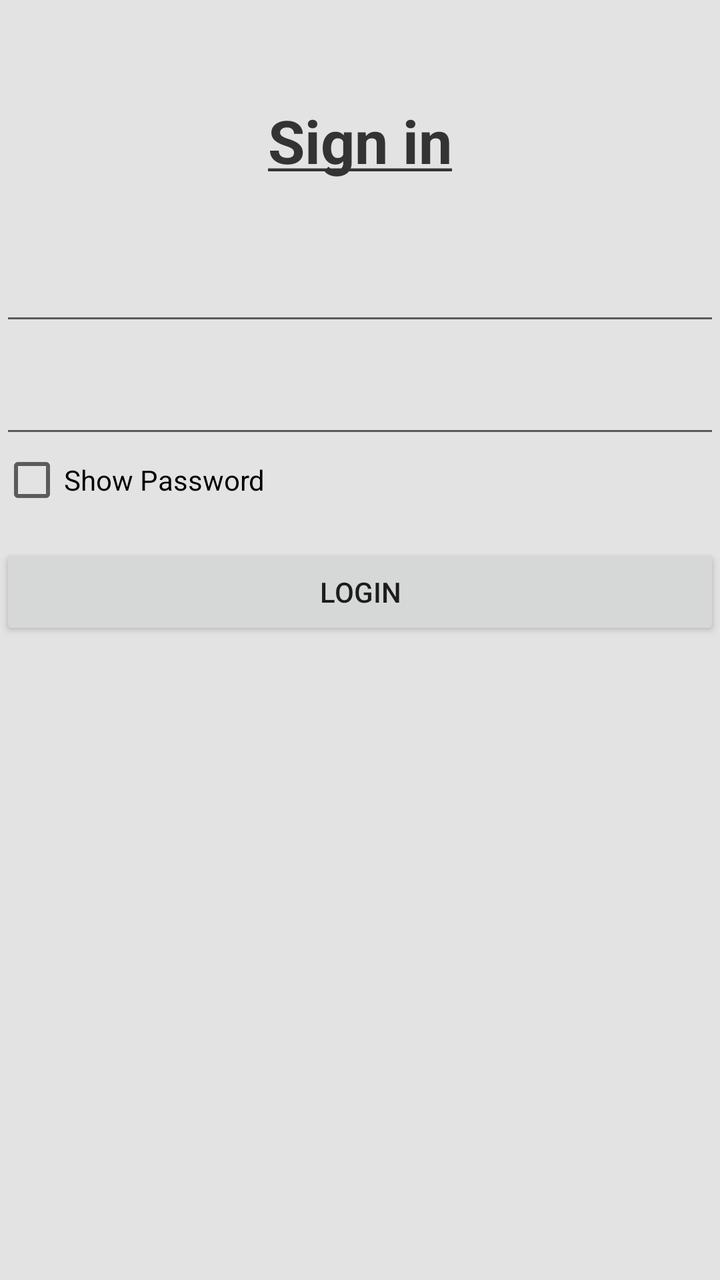
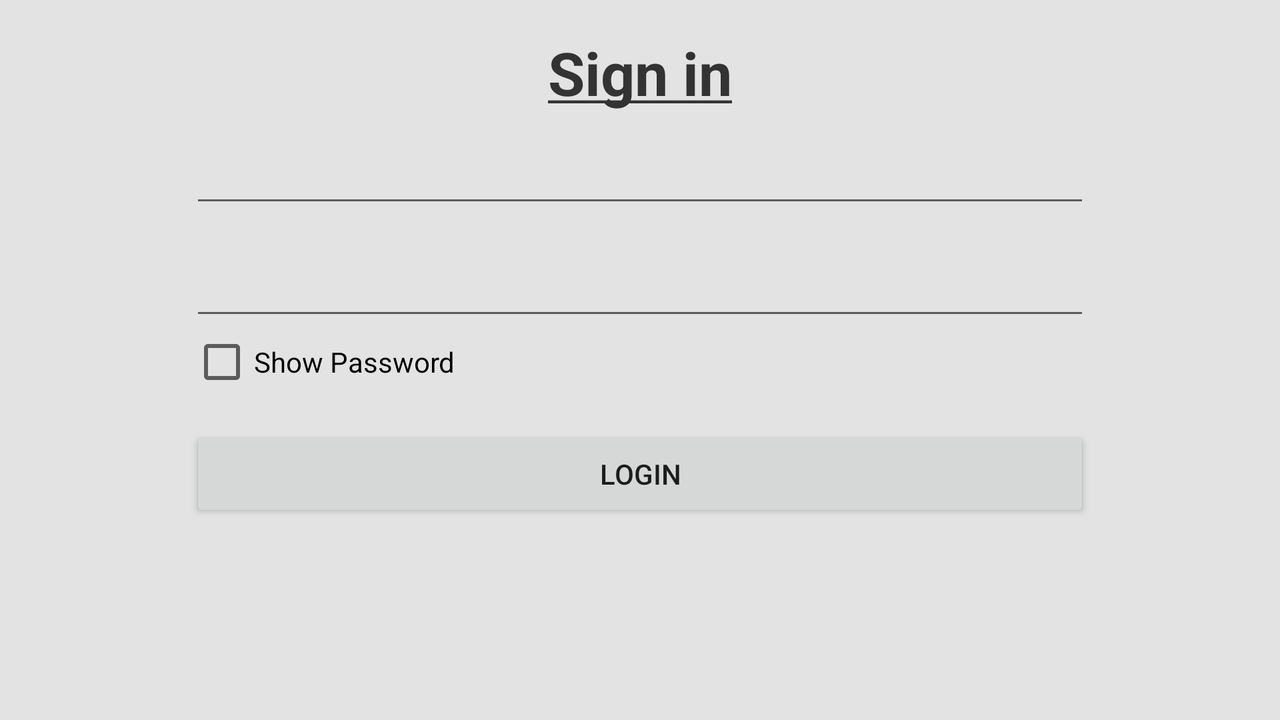

First picture: res/layout/ on a phone held upright. Second picture: the repository's own variant of that layout, on a device whose configuration matches the variant's folder. Source for both follows.
<!-- AndroidManifest.xml: application theme AppTheme -->
<!-- res/layout/activity_employee_login.xml -->
<?xml version="1.0" encoding="utf-8"?>
<LinearLayout
    xmlns:android="http://schemas.android.com/apk/res/android"
    xmlns:app="http://schemas.android.com/apk/res-auto"
    android:layout_width="match_parent"
    android:layout_height="match_parent"
    android:background="#e3e3e3"
    android:layout_margin="16dp"
    android:elevation="10dp"
    android:orientation="vertical">

    


    <LinearLayout
        android:layout_width="match_parent"
        android:layout_height="wrap_content"
        android:layout_marginTop="50dp"
        android:orientation="vertical"
        android:focusableInTouchMode="true">

        <TextView
            android:layout_width="match_parent"
            android:layout_height="wrap_content"
            android:gravity="center"
            android:layout_marginBottom="25dp"
            android:text="@string/login"
            android:textSize="30sp"
            android:textStyle="bold"
            android:textColor="#333333"/>

        <android.support.design.widget.TextInputLayout
            android:id="@+id/usernameWrapper"
            android:layout_width="match_parent"
            android:layout_height="wrap_content"
            android:layout_gravity="center"
            app:theme="@style/CustomTheme">

            <EditText
                android:id="@+id/username"
                android:layout_width="match_parent"
                android:layout_height="wrap_content"/>

        </android.support.design.widget.TextInputLayout>

        <android.support.design.widget.TextInputLayout
            android:id="@+id/passwordWrapper"
            android:layout_width="match_parent"
            android:layout_height="wrap_content"
            android:layout_below="@id/usernameWrapper"
            android:layout_marginTop="4dp"
            android:layout_gravity="center"
            app:theme="@style/CustomTheme">

            <android.support.design.widget.TextInputEditText
                android:id="@+id/password"
                android:layout_width="match_parent"
                android:layout_height="wrap_content"
                android:inputType="textPassword"/>

        </android.support.design.widget.TextInputLayout>

        <CheckBox
            android:layout_width="wrap_content"
            android:layout_height="wrap_content"
            android:text="Show Password"
            android:theme="@style/CustomTheme"
            android:id="@+id/cbPassword"/>

        <Button
            android:id="@+id/btn"
            android:layout_marginTop="16dp"
            android:layout_width="match_parent"
            android:layout_height="wrap_content"
            android:onClick="submit"
            android:text="Login"/>

    </LinearLayout>

</LinearLayout>
<!-- resources referenced by this layout -->
<resources>
  <string name="login"><u>Sign in</u></string>
  <style name="CustomTheme" parent="Theme.AppCompat.Light.DarkActionBar">
  
          <item name="colorPrimary">@color/customColorPrimary</item>
          <item name="colorPrimaryDark">@color/customColorPrimaryDark</item>
          <item name="colorAccent">@color/customColorAccent</item>
      </style>
  <style name="AppTheme" parent="Theme.AppCompat.Light.NoActionBar">
          
          <item name="colorPrimary">@color/colorPrimary</item>
          <item name="colorPrimaryDark">@color/colorPrimaryDark</item>
          <item name="colorAccent">@color/colorAccent</item>
      </style>
  <color name="customColorPrimary">#f5f5f5</color>
  <color name="customColorPrimaryDark">#757575</color>
  <color name="customColorAccent">#009688</color>
  <color name="colorPrimary">#3F51B5</color>
  <color name="colorPrimaryDark">#303F9F</color>
  <color name="colorAccent">#ffffff</color>
</resources>
<!-- res/layout-land/activity_employee_login.xml (the author's variant of the layout above) -->
<!-- drawn on the phone turned sideways -->
<?xml version="1.0" encoding="utf-8"?>
<ScrollView
    xmlns:android="http://schemas.android.com/apk/res/android"
    xmlns:tools="http://schemas.android.com/tools"
    xmlns:app="http://schemas.android.com/apk/res-auto"
    android:layout_width="match_parent"
    android:layout_height="match_parent"
    android:background="#e3e3e3"
    tools:context=".LoginActivity">

    <LinearLayout
        android:layout_width="match_parent"
        android:layout_height="match_parent"
        android:background="#e3e3e3"
        android:paddingBottom="@dimen/activity_vertical_margin"
        android:paddingLeft="@dimen/activity_horizontal_margin"
        android:paddingRight="@dimen/activity_horizontal_margin"
        android:paddingTop="@dimen/activity_vertical_margin"
        android:orientation="vertical"
        android:focusableInTouchMode="true"
        tools:context="com.example.rohankanoo.edittexttesting.MainActivity">

        

        <LinearLayout
            android:layout_width="450dp"
            android:layout_height="wrap_content"
            android:layout_weight="0.8"
            android:layout_gravity="center"
            android:layout_marginTop="16dp"
            android:orientation="vertical"
            android:focusableInTouchMode="true">

            <TextView
                android:layout_width="match_parent"
                android:layout_height="wrap_content"
                android:gravity="center"
                android:text="@string/login"
                android:textSize="30sp"
                android:textStyle="bold"
                android:textColor="#333333"/>

            <android.support.design.widget.TextInputLayout
                android:id="@+id/usernameWrapper"
                android:layout_width="match_parent"
                android:layout_height="wrap_content"
                android:layout_gravity="center"
                app:theme="@style/CustomTheme">

                <EditText
                    android:id="@+id/username"
                    android:layout_width="match_parent"
                    android:layout_height="wrap_content"
                    android:imeOptions="flagNoExtractUi"/>

            </android.support.design.widget.TextInputLayout>

            <android.support.design.widget.TextInputLayout
                android:id="@+id/passwordWrapper"
                android:layout_width="match_parent"
                android:layout_height="wrap_content"
                android:layout_below="@id/usernameWrapper"
                android:layout_marginTop="4dp"
                android:layout_gravity="center"
                app:theme="@style/CustomTheme">

                <EditText
                    android:id="@+id/password"
                    android:layout_width="match_parent"
                    android:layout_height="wrap_content"
                    android:imeOptions="flagNoExtractUi"
                    android:inputType="textPassword"/>

            </android.support.design.widget.TextInputLayout>

            <CheckBox
                android:layout_width="wrap_content"
                android:layout_height="wrap_content"
                android:text="Show Password"
                android:theme="@style/CustomTheme"
                android:id="@+id/cbPassword"/>

            <Button
                android:id="@+id/btn"
                android:layout_marginTop="16dp"
                android:layout_width="match_parent"
                android:layout_height="wrap_content"
                android:onClick="submit"
                android:text="Login"/>

        </LinearLayout>
    </LinearLayout>
</ScrollView>
